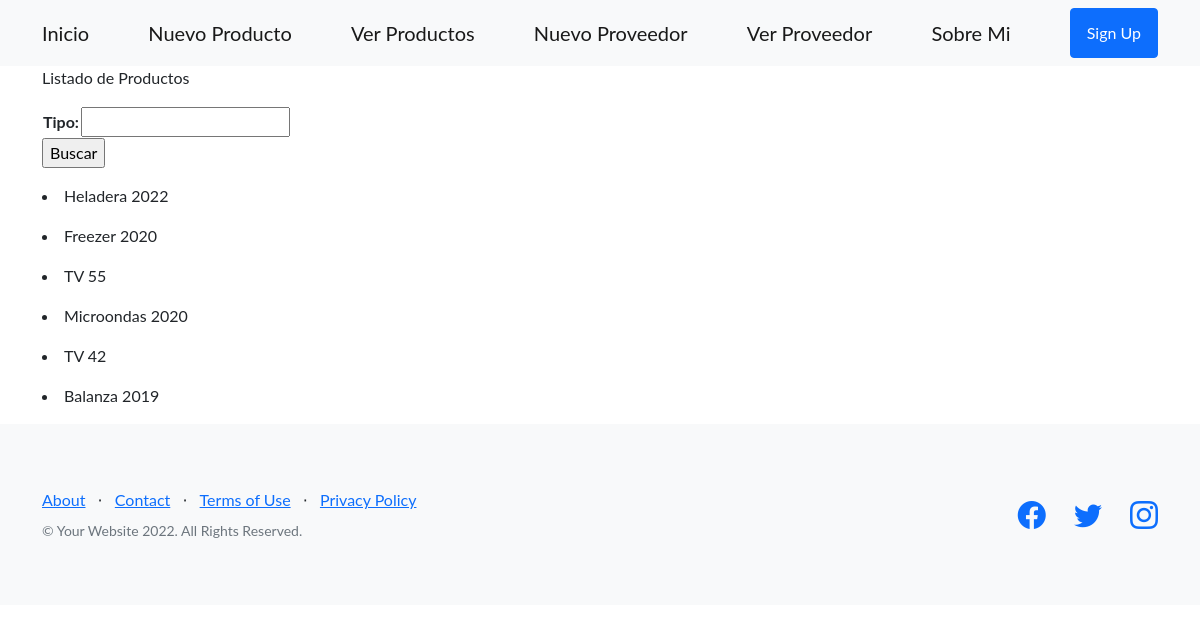
/ver_producto/, run on an earlier commit of the app's database.
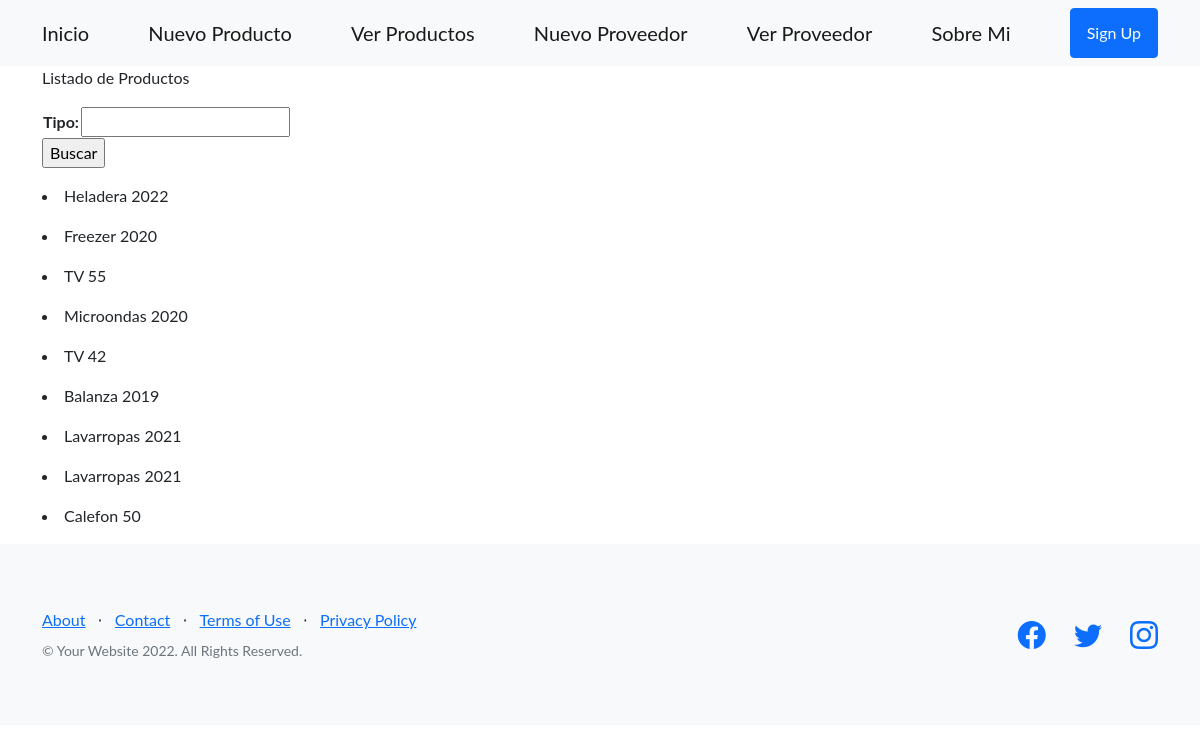
And on a later commit of the database.
### mercaderia/models.py (models this page shows, shortened)
class producto(models.Model):
    tipo = models.CharField(max_length=30)
    modelo = models.IntegerField()

### mercaderia/views.py (the view)
# urls.py: path('ver_producto/', views.ver_producto, name='ver_productos'),
def ver_producto(request):
    tipo=request.GET.get('tipo', None)
    if tipo:
        productos = producto.objects.filter(tipo__icontains=tipo)
    else:
        productos=producto.objects.all()
    formulario= FormularioBusqueda()
    return render(request, 'mercaderia/ver_producto.html',{"productos": productos, 'formulario':formulario})

### mercaderia/forms.py
class FormularioBusqueda(forms.Form):
    tipo=forms.CharField(max_length=30, required=False)

### mercaderia/templates/mercaderia/ver_producto.html (shortened to what this page needs)
{% extends 'mercaderia/base.html' %}
{% block Personal %}
<p>Listado de Productos</p>
<form action={% url 'ver_productos' %} method="GET">
    <table>
        {{formulario}}
    </table>
    <input type="submit" value="Buscar">
</form>
<p>
 {% for producto in productos %}
 <li> {{producto.tipo}} {{producto.modelo}} </li>
</p>
 {% endfor %}
{% endblock Personal %}

What changed in the data, as far as the page shows it:
added producto: tipo "Lavarropas", modelo "2021"
added producto: tipo "Lavarropas", modelo "2021"
added producto: tipo "Calefon", modelo "50"
